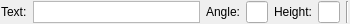
<?xml version="1.0" encoding="UTF-8"?>
<ui version="4.0">
 <class>Ui_TextOptions</class>
 <widget class="QWidget" name="Ui_TextOptions">
  <property name="geometry">
   <rect>
    <x>0</x>
    <y>0</y>
    <width>350</width>
    <height>24</height>
   </rect>
  </property>
  <property name="sizePolicy">
   <sizepolicy hsizetype="Fixed" vsizetype="Fixed">
    <horstretch>0</horstretch>
    <verstretch>0</verstretch>
   </sizepolicy>
  </property>
  <property name="minimumSize">
   <size>
    <width>350</width>
    <height>22</height>
   </size>
  </property>
  <property name="maximumSize">
   <size>
    <width>350</width>
    <height>32767</height>
   </size>
  </property>
  <property name="windowTitle">
   <string>Text Options</string>
  </property>
  <property name="toolTip">
   <string/>
  </property>
  <layout class="QHBoxLayout">
   <property name="leftMargin">
    <number>1</number>
   </property>
   <property name="topMargin">
    <number>1</number>
   </property>
   <property name="rightMargin">
    <number>1</number>
   </property>
   <property name="bottomMargin">
    <number>1</number>
   </property>
   <item>
    <widget class="QLabel" name="lText">
     <property name="text">
      <string>Text:</string>
     </property>
     <property name="wordWrap">
      <bool>false</bool>
     </property>
    </widget>
   </item>
   <item>
    <widget class="QTextEdit" name="teText">
     <property name="sizePolicy">
      <sizepolicy hsizetype="Preferred" vsizetype="Fixed">
       <horstretch>0</horstretch>
       <verstretch>0</verstretch>
      </sizepolicy>
     </property>
     <property name="minimumSize">
      <size>
       <width>0</width>
       <height>22</height>
      </size>
     </property>
     <property name="maximumSize">
      <size>
       <width>32767</width>
       <height>22</height>
      </size>
     </property>
     <property name="verticalScrollBarPolicy">
      <enum>Qt::ScrollBarAlwaysOff</enum>
     </property>
     <property name="horizontalScrollBarPolicy">
      <enum>Qt::ScrollBarAlwaysOff</enum>
     </property>
    </widget>
   </item>
   <item>
    <widget class="QLabel" name="lAngle">
     <property name="text">
      <string>Angle:</string>
     </property>
     <property name="wordWrap">
      <bool>false</bool>
     </property>
    </widget>
   </item>
   <item>
    <widget class="QLineEdit" name="leAngle"/>
   </item>
   <item>
    <widget class="QLabel" name="lSize">
     <property name="text">
      <string>Height:</string>
     </property>
    </widget>
   </item>
   <item>
    <widget class="QLineEdit" name="leHeight">
     <property name="maximumSize">
      <size>
       <width>30</width>
       <height>16777215</height>
      </size>
     </property>
    </widget>
   </item>
   <item>
    <widget class="Line" name="sep1">
     <property name="sizePolicy">
      <sizepolicy hsizetype="Fixed" vsizetype="Minimum">
       <horstretch>0</horstretch>
       <verstretch>0</verstretch>
      </sizepolicy>
     </property>
     <property name="frameShape">
      <enum>QFrame::VLine</enum>
     </property>
     <property name="frameShadow">
      <enum>QFrame::Sunken</enum>
     </property>
    </widget>
   </item>
  </layout>
 </widget>
 <layoutdefault spacing="6" margin="11"/>
 <resources/>
 <connections>
  <connection>
   <sender>teText</sender>
   <signal>textChanged()</signal>
   <receiver>Ui_TextOptions</receiver>
   <slot>updateText()</slot>
   <hints>
    <hint type="sourcelabel">
     <x>20</x>
     <y>20</y>
    </hint>
    <hint type="destinationlabel">
     <x>20</x>
     <y>20</y>
    </hint>
   </hints>
  </connection>
  <connection>
   <sender>leAngle</sender>
   <signal>textChanged(QString)</signal>
   <receiver>Ui_TextOptions</receiver>
   <slot>updateAngle()</slot>
   <hints>
    <hint type="sourcelabel">
     <x>20</x>
     <y>20</y>
    </hint>
    <hint type="destinationlabel">
     <x>20</x>
     <y>20</y>
    </hint>
   </hints>
  </connection>
  <connection>
   <sender>leHeight</sender>
   <signal>textChanged(QString)</signal>
   <receiver>Ui_TextOptions</receiver>
   <slot>updateHeight()</slot>
   <hints>
    <hint type="sourcelabel">
     <x>20</x>
     <y>20</y>
    </hint>
    <hint type="destinationlabel">
     <x>20</x>
     <y>20</y>
    </hint>
   </hints>
  </connection>
 </connections>
</ui>
